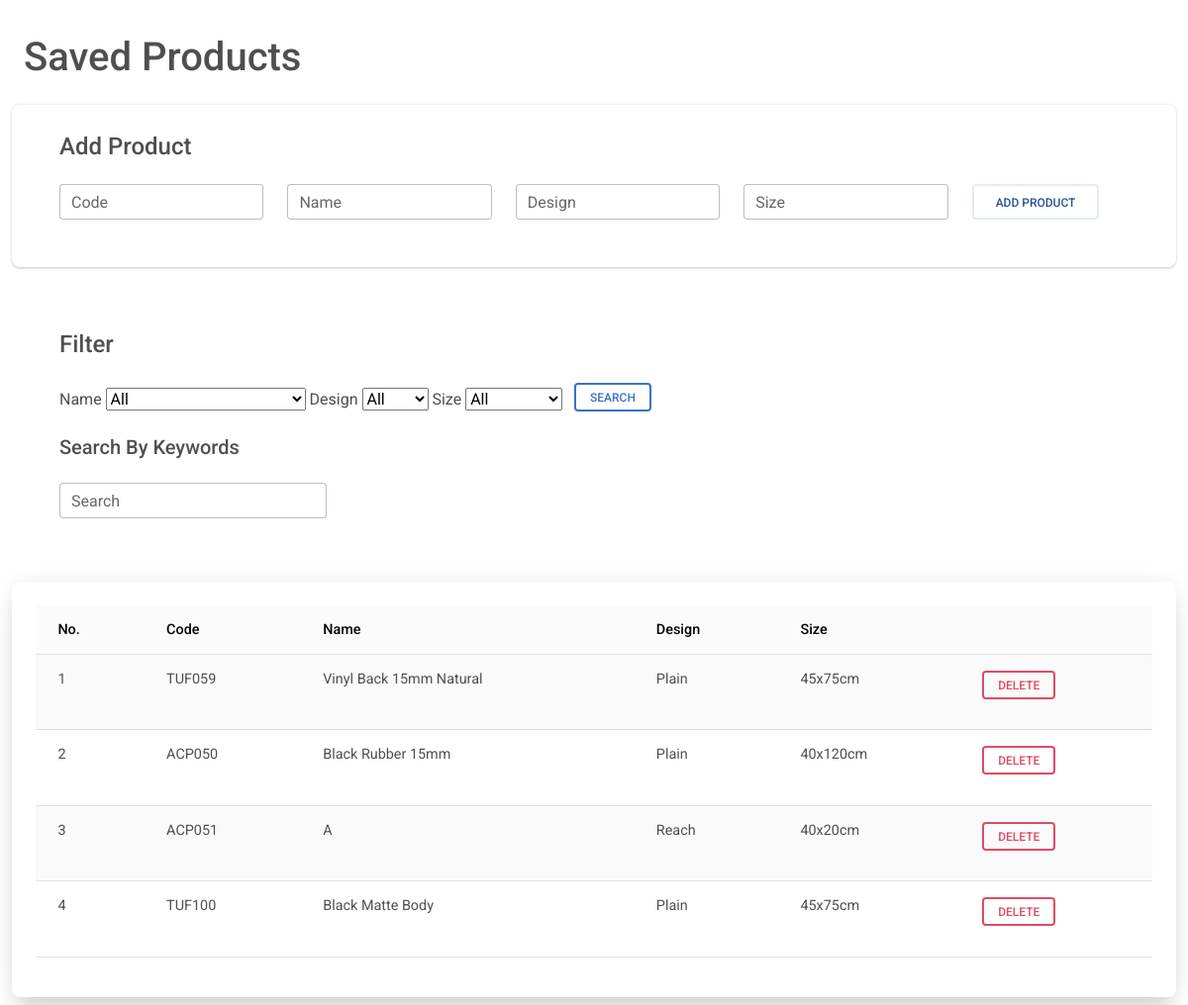
/savedproductshowall.php (signed in), run on the app's committed database.
### tables this page shows
CREATE TABLE IF NOT EXISTS `products` (
  `name` varchar(125) NOT NULL,
  `code` varchar(125) NOT NULL,
  `design` varchar(25) NOT NULL,
  `size` varchar(25) NOT NULL,
  `type` varchar(10) NOT NULL DEFAULT 'finished',
  `user_id` varchar(50) NOT NULL
);

### checkuserlogin.php (called while the page is built, shortened)
<?php
include 'conn.php';
$user_check = $_SESSION['username'];
$ses_sql = mysqli_query($conn, "select user_id from profile where user_id='$user_check'");
$row = mysqli_fetch_array($ses_sql, MYSQLI_ASSOC);
$loggedin_session = $row['user_id'];
?>

### savedproductshowall.php (the view, shortened to what this page needs)
<?php
include 'conn.php';
include 'checkuserlogin.php';
?>
<?php
$sql = "SELECT * from products WHERE user_id = '".(string)$loggedin_session."'";
$retval = mysqli_query($conn, $sql);
?>
<html>
<link rel="stylesheet" href="https://cdnjs.cloudflare.com/ajax/libs/font-awesome/6.0.0/css/all.min.css" />
<link rel="stylesheet" href="css/mdb.min.css" />
<body>
    <main><br>
        <h1 class="mt-2 ms-4">Saved Products</h1>
        <div class="container-fluid">
        <div class="mt-4">
                    <form method="post"
                        class="bg-white rounded-5 shadow-2-strong ps-5 pb-5 pt-1">
                        <h4 class='mb-4 mt-4'>Add Product</h4>
                        <div class='row'>
                            <div class="col">
                                <div class="form-outline">
                                    <input type="text" id='codefield' class="form-control" required name="code">
                                    <label for="codefield" class='form-label'>Code</label>
                                </div>
                            </div>
                            <div class="col">
                                <div class="form-outline">
                                    <input type="text" id='namefield' class="form-control" required name="name">
                                    <label for="namefield" class='form-label'>Name</label>
                                </div>
                            </div>
                            <div class="col">
                                <div class="form-outline">
                                    <input type="text" id='designfield' class="form-control" required name="design">
                                    <label for="designfield" class='form-label'>Design</label>
                                </div>
                            </div>
                            <div class="col">
                                <div class="form-outline">
                                    <input type="text" id='sizefield' onkeydown="if(['Space'].includes(arguments[0].code)){return false;};" class="form-control" required name="size">
                                    <label for="sizefield" class='form-label'>Size</label>
                                </div>
                            </div>
                            <div class="col">
                                <button name="add" class="btn btn-outline-secondary text-nowrap"
                                    data-mdb-ripple-color="dark">Add Product</button>
                            </div>
                        </div>
                    </form>
                </div>
            <div class="row justify-content">
                <div class="col">
                    <form name="filter" class="bg-white rounded-5 shadow-0-strong p-5" method="post">
                        <h4 class='mb-4'>Filter</h4>
                        <div class="col justify-content">
                            <label>Name</label>
                            <select name='name'>
                                <option selected>All</option>
                            </select>
                            <label>Design</label>
                            <select name='design'>
                                <option selected>All</option>
                            </select>
                            <label>Size</label>
                            <select name='size'>
                                <option selected>All</option>
                            </select> &nbsp;
                            <input type="submit"  class=" btn btn-outline-primary btn-sm" data-mdb-ripple-color="dark" name="filter" value="Search">
                        </div>
                        <h5 class='mb-4 mt-4'>Search By Keywords</h5>
                        <div class='col justify-content w-25'>
                            <div class="input-group">
                                <div class="form-outline">
                                    <input type="text" name="search" id='search' class="form-control"
                                        placeholder="eg. ABC001">
                                    <label class="form-label" for="search">Search</label>
                                </div>
                            </div>
                        </div>
                    </form>
                </div>
            </div>
            <div class="container-fluid  mb-2 p-2 bg-white rounded-5 shadow-5-strong p-4">
                <table class="table table-striped">
                    <thead class="table-light">
                        <th>
                            No.
                        </th>
                        <th>
                            Code
                        </th>
                        <th>
                            Name
                        </th>
                        <th>
                            Design
                        </th>
                        <th>
                            Size
                        </th>
                        <th>
                        </th>
                    </thead>
                    <tbody id='pbody'>
                        <?php
                        $i = 1;
                        while ($row = mysqli_fetch_assoc($retval)) {
                            echo "
                <tr>
                <td>
                    $i
                </td>
                <td>
                    {$row['code']}
                </td>
                <td>
                " . ucwords($row['name']) . "
                </td>
                <td>
                " . ucwords($row['design']) . "
                </td>
                <td>
                    {$row['size']}
                </td>
                <td>
                    <form method='post' id='delete_product' name='delete_product'>
                    <input type='hidden' name='id' value='{$row['code']}'>
                    <input type='submit' class='btn btn-outline-danger btn-sm' data-mdb-ripple-color='dark' id='delete_product' name='delete_product' value='Delete'>
                    </form>
                    </td>
                </tr>";
                            $i = $i + 1;
                        }
                        ?>
                    </tbody>
                </table>
            </div>
        </div>
    </main>
</body>
</html>

### data on the page
products: code "TUF059", name "Vinyl Back 15mm Natural", design "Plain", size "45x75cm"
products: code "ACP050", name "Black Rubber 15mm", design "Plain", size "40x120cm"
products: code "ACP051", name "A", design "Reach", size "40x20cm"
products: code "TUF100", name "Black Matte Body", design "Plain", size "45x75cm"
